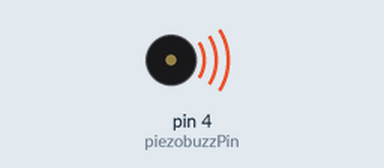
Simulated run of this sketch. Board: Arduino Uno, built with avr-gcc and run on an emulated ATmega328P. Parts: buzzer (waves = sounding, pin HIGH).

Above: at 0.05 s.
Timing chart, 0 to 3.0 s (numbered marks = the images above):
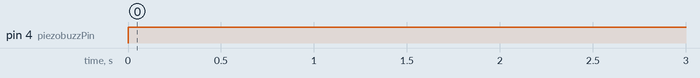

The sketch:

Piezobuzzer_test.ino
```cpp
int piezobuzzPin = 4;

void setup() {
  pinMode(piezobuzzPin, OUTPUT);
}

void loop() {
  digitalWrite(piezobuzzPin, HIGH),
  delay(1000);
  digitalWrite(piezobuzzPin, LOW);
}
```

Measured:
- by itself, pin 4 (piezobuzzPin): LOW → HIGH at 0.00 s
